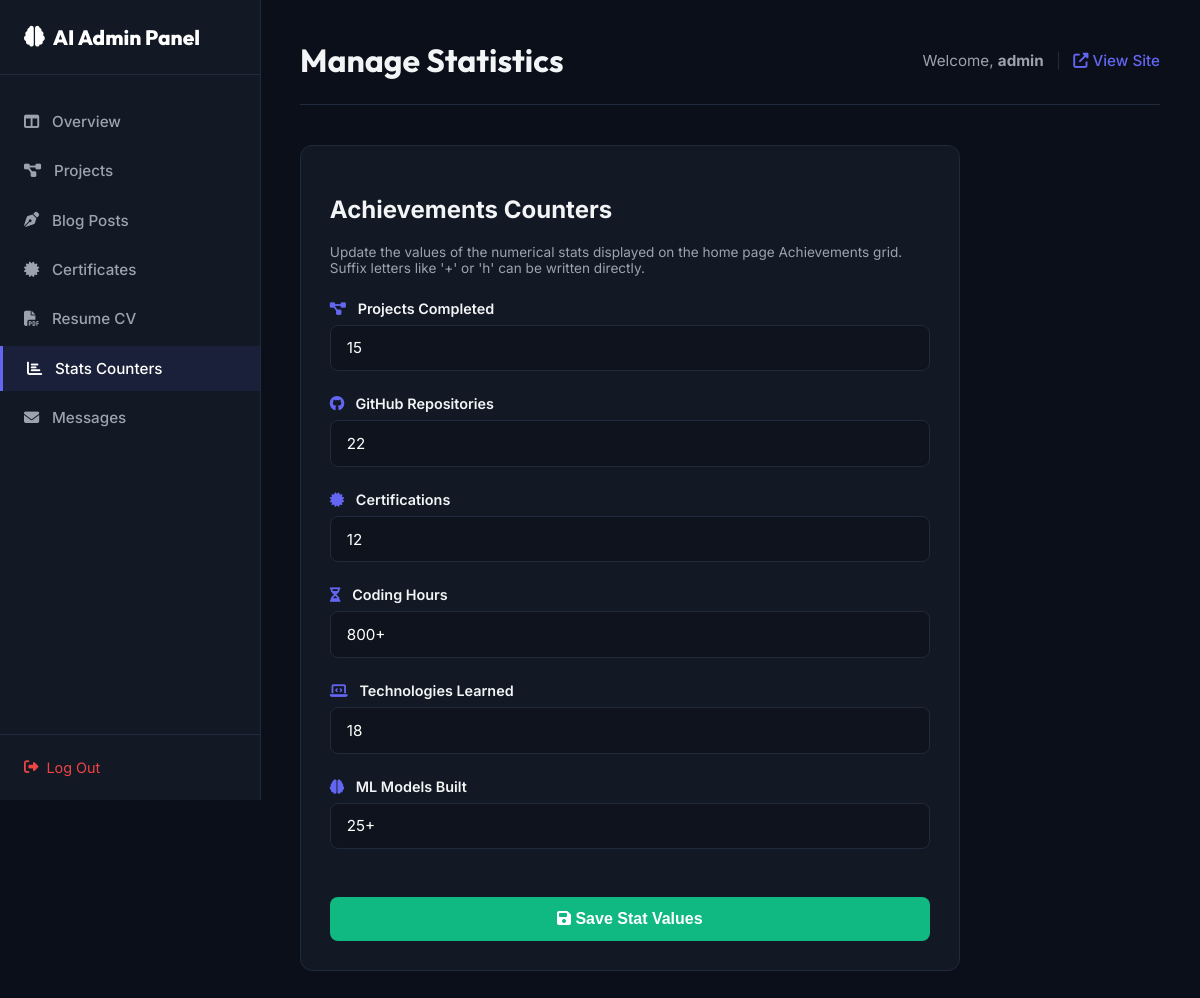
Page /admin/stats (signed in) on the committed database.
### app.py (models this page shows)
class User(db.Model, UserMixin):
    id = db.Column(db.Integer, primary_key=True)
    username = db.Column(db.String(50), unique=True, nullable=False)
    password_hash = db.Column(db.String(255), nullable=False)

class Stat(db.Model):
    id = db.Column(db.Integer, primary_key=True)
    key = db.Column(db.String(50), unique=True, nullable=False)
    value = db.Column(db.String(20), nullable=False)
    icon = db.Column(db.String(50), nullable=True) # FontAwesome class

### app.py (the view, shortened to what this page needs)
@app.route('/admin/stats', methods=['GET', 'POST'])
@login_required
def admin_stats():
    stats = Stat.query.all()
    return render_template('admin/stats.html', stats=stats)

### app.py (called while the page is built)
@login_manager.user_loader
def load_user(user_id):
    return User.query.get(int(user_id))

### templates/admin/stats.html (shortened to what this page needs)
{% extends 'admin/base_admin.html' %}
{% block header_title %}Manage Statistics{% endblock %}
{% block admin_content %}
<div class="admin-card" style="max-width: 600px;">
    <h2>Achievements Counters</h2>
    <p style="color: var(--admin-text-muted); font-size: 0.85rem; margin-bottom: 1.5rem;">Update the values of the numerical stats displayed on the home page Achievements grid. Suffix letters like '+' or 'h' can be written directly.</p>
    <form method="POST" class="admin-form">
        {% for stat in stats %}
        <div class="form-group">
            <label for="stat_{{ stat.key }}">
                <i class="fas {{ stat.icon or 'fa-chart-line' }}" style="color: var(--admin-accent); margin-right: 0.5rem;"></i>
                {{ stat.key }}
            </label>
            <input type="text" id="stat_{{ stat.key }}" name="stat_{{ stat.key }}" value="{{ stat.value }}" required placeholder="e.g. 15, 20+, 800h">
        </div>
        {% else %}
        <p style="color: var(--admin-text-muted);">No statistics items found in database. Run seed script first.</p>
        {% endfor %}
        <button type="submit" class="btn-primary" style="margin-top: 1.5rem; width: 100%; border: none; padding: 0.8rem; border-radius: 8px; cursor: pointer; background: var(--admin-success); color: #ffffff; font-size: 1rem; font-weight: 600;">
            <i class="fas fa-save"></i> Save Stat Values
        </button>
    </form>
</div>
{% endblock %}

### templates/admin/base_admin.html (shortened to what this page needs)
<!DOCTYPE html>
<html lang="en">
<head>
    <link rel="stylesheet" href="https://cdnjs.cloudflare.com/ajax/libs/font-awesome/6.4.0/css/all.min.css">
    <link rel="stylesheet" href="{{ url_for('static', filename='css/admin.css') }}">
</head>
<body class="admin-body">
    <aside class="admin-sidebar">
        <div class="admin-sidebar-header">
            <i class="fas fa-brain"></i>
            <span>AI Admin Panel</span>
        </div>
        <ul class="admin-sidebar-menu">
            <li class="{% if request.path == '/admin' or request.path == '/admin/dashboard' %}active{% endif %}">
                <a href="{{ url_for('admin_dashboard') }}"><i class="fas fa-columns"></i> <span>Overview</span></a>
            </li>
            <li class="{% if '/admin/projects' in request.path %}active{% endif %}">
                <a href="{{ url_for('admin_projects') }}"><i class="fas fa-project-diagram"></i> <span>Projects</span></a>
            </li>
            <li class="{% if '/admin/blogs' in request.path %}active{% endif %}">
                <a href="{{ url_for('admin_blogs') }}"><i class="fas fa-pen-nib"></i> <span>Blog Posts</span></a>
            </li>
            <li class="{% if '/admin/certificates' in request.path %}active{% endif %}">
                <a href="{{ url_for('admin_certificates') }}"><i class="fas fa-certificate"></i> <span>Certificates</span></a>
            </li>
            <li class="{% if '/admin/resume' in request.path %}active{% endif %}">
                <a href="{{ url_for('admin_resume') }}"><i class="fas fa-file-pdf"></i> <span>Resume CV</span></a>
            </li>
            <li class="{% if '/admin/stats' in request.path %}active{% endif %}">
                <a href="{{ url_for('admin_stats') }}"><i class="fas fa-chart-bar"></i> <span>Stats Counters</span></a>
            </li>
            <li class="{% if '/admin/messages' in request.path %}active{% endif %}">
                <a href="{{ url_for('admin_messages') }}"><i class="fas fa-envelope"></i> <span>Messages</span></a>
            </li>
        </ul>
        <div class="admin-sidebar-footer">
            <a href="{{ url_for('admin_logout') }}"><i class="fas fa-sign-out-alt"></i> <span>Log Out</span></a>
        </div>
    </aside>
    <main class="admin-main">
        <header class="admin-header">
            <div>
                <h1>{% block header_title %}Dashboard Overview{% endblock %}</h1>
            </div>
            <div class="user-info">
                <span>Welcome, <strong>{{ current_user.username }}</strong></span>
                <span style="margin: 0 0.5rem; color: var(--admin-border)">|</span>
                <a href="{{ url_for('index') }}" target="_blank" style="color: var(--admin-accent); text-decoration: none; font-weight: 500;"><i class="fas fa-external-link-alt"></i> View Site</a>
            </div>
        </header>
        {% block admin_content %}{% endblock %}
    </main>
</body>
</html>

### static/css/admin.css (style rules this page uses)
:root { --admin-bg-primary: #0b0f19; --admin-bg-sidebar: #121824; --admin-border: #1f2a3c; --admin-text-main: #f3f4f6; --admin-text-muted: #9ca3af; --admin-accent: #6366f1; --admin-accent-hover: #4f46e5; --admin-success: #10b981; --admin-warning: #f59e0b; --admin-danger: #ef4444; }
body.admin-body { background-color: var(--admin-bg-primary); color: var(--admin-text-main); font-family: 'Inter', sans-serif; margin: 0; padding: 0; display: flex; min-height: 100vh; overflow-x: hidden; }
.admin-sidebar { width: 260px; background-color: var(--admin-bg-sidebar); border-right: 1px solid var(--admin-border); display: flex; flex-direction: column; position: fixed; height: 100vh; left: 0; top: 0; z-index: 100; }
.admin-sidebar-header { padding: 1.5rem; border-bottom: 1px solid var(--admin-border); font-family: 'Outfit', sans-serif; font-size: 1.3rem; font-weight: 800; color: #ffffff; display: flex; align-items: center; gap: 0.5rem; }
.admin-sidebar-menu { list-style: none; padding: 1.5rem 0; margin: 0; flex: 1; display: flex; flex-direction: column; gap: 0.3rem; }
.admin-sidebar-menu li a { display: flex; align-items: center; gap: 0.8rem; padding: 0.8rem 1.5rem; color: var(--admin-text-muted); text-decoration: none; font-size: 0.95rem; font-weight: 500; transition: all 0.2s ease; }
.admin-sidebar-menu li a:hover, .admin-sidebar-menu li.active a { color: #ffffff; background-color: rgba(99, 102, 241, 0.1); border-left: 3px solid var(--admin-accent); }
.admin-sidebar-footer { padding: 1.5rem; border-top: 1px solid var(--admin-border); }
.admin-sidebar-footer a { color: var(--admin-danger); text-decoration: none; font-size: 0.9rem; display: flex; align-items: center; gap: 0.5rem; }
.admin-main { flex: 1; margin-left: 260px; padding: 2.5rem; box-sizing: border-box; }
.admin-header { display: flex; justify-content: space-between; align-items: center; margin-bottom: 2.5rem; border-bottom: 1px solid var(--admin-border); padding-bottom: 1.5rem; }
.admin-header h1 { font-family: 'Outfit', sans-serif; font-size: 2rem; margin: 0; }
.admin-header .user-info { font-size: 0.95rem; color: var(--admin-text-muted); }
.admin-card { background-color: var(--admin-bg-sidebar); border: 1px solid var(--admin-border); border-radius: 12px; padding: 1.8rem; margin-bottom: 2rem; }
.admin-form .form-group { display: flex; flex-direction: column; gap: 0.5rem; margin-bottom: 1.5rem; }
.admin-form label { font-size: 0.9rem; font-weight: 600; color: var(--admin-text-main); }
.admin-form input, .admin-form select, .admin-form textarea { padding: 0.8rem 1rem; background-color: rgba(0, 0, 0, 0.2); border: 1px solid var(--admin-border); border-radius: 8px; color: #ffffff; font-family: 'Inter', sans-serif; font-size: 0.95rem; transition: border-color 0.2s; }

### rows in the picture
User: username "admin"
Stat: key "Projects Completed", value "15"
Stat: key "GitHub Repositories", value "22"
Stat: key "Certifications", value "12"
Stat: key "Coding Hours", value "800+"
Stat: key "Technologies Learned", value "18"
Stat: key "ML Models Built", value "25+"
